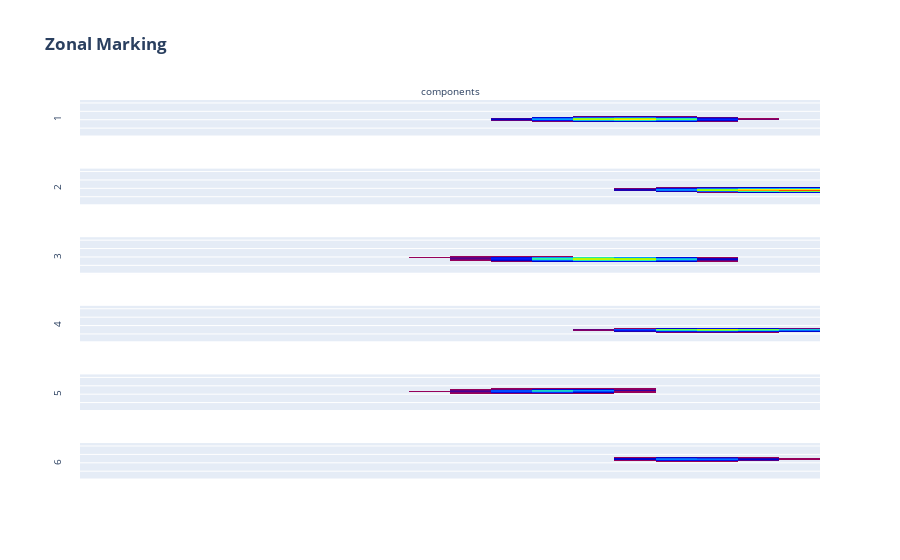

The notebook cell this image was saved under:
### Code cell
import plotly.subplots as sp
import plotly.graph_objs as go

h_mat = model.components_
h_mat[h_mat == 0] = 'nan'

position_subplot = sp.make_subplots(
    rows=len(h_mat), cols=1, subplot_titles=['components'], shared_xaxes=True, shared_yaxes=True
).update_layout(
    title_text=f'<b>{"Zonal Marking"}</b>',
    height=2000
)


def update_axes(heatmap_fig) -> None:
    """
    Perform standard modifications on heatmaps figure axes:
    - hide x-axis
    - revere y-axis (0 is on top in Wyscout) and hide tick labels
    - reduce annotations size

    Args:
        heatmap_fig (plotly.graph_objs.Figure): plotly heatmap figure

    Returns:
        None
    """
    heatmap_fig.update_xaxes(visible=False)
    heatmap_fig.update_yaxes(showticklabels=False)
    heatmap_fig.update_annotations(font_size=10)



for role_id, heatmaps in enumerate(h_mat):
    start_index = heatmap_id * (x_bins * y_bins)
    end_index = start_index + (x_bins * y_bins)
    heatmap = heatmaps[start_index:end_index].reshape(y_bins, x_bins)
    heatmap[heatmap < np.nanquantile(h_mat[:, start_index:end_index], 0.5)] = 'nan'
    trace = go.Heatmap(z=heatmap, colorscale='rainbow', showscale=False,
                       zmin=np.nanquantile(h_mat[:, start_index:end_index], 0.5),
                       zmax=np.nanmax(h_mat[:, start_index:end_index]))
    position_subplot.add_trace(trace, row=role_id + 1, col=1)
    
    # Set axis labels for the first column
    position_subplot.update_yaxes(
        title_text=str(role_id + 1),
        row=role_id + 1, col=1, title_font={'size': 10}
    )

update_axes(position_subplot)
position_subplot

### Figure 1 — Plotly figure (JSON) as saved in the notebook; plotly's stock layout.template omitted (floating-point values rounded to 4 significant figures; data arrays with more than 128 entries replaced by an {"elided": "..."} marker saying what was removed)
{"data": [{"colorscale": [[0, "rgb(150,0,90)"], [0.125, "rgb(0,0,200)"], [0.25, "rgb(0,25,255)"], [0.375, "rgb(0,152,255)"], [0.5, "rgb(44,255,150)"], [0.625, "rgb(151,255,0)"], [0.75, "rgb(255,234,0)"], [0.875, "rgb(255,111,0)"], [1, "rgb(255,0,0)"]], "showscale": false, "type": "heatmap", "xaxis": "x", "yaxis": "y", "z": {"elided": "44x18 float values"}, "zmax": 0.4182, "zmin": 0.03247}, {"colorscale": [[0, "rgb(150,0,90)"], [0.125, "rgb(0,0,200)"], [0.25, "rgb(0,25,255)"], [0.375, "rgb(0,152,255)"], [0.5, "rgb(44,255,150)"], [0.625, "rgb(151,255,0)"], [0.75, "rgb(255,234,0)"], [0.875, "rgb(255,111,0)"], [1, "rgb(255,0,0)"]], "showscale": false, "type": "heatmap", "xaxis": "x2", "yaxis": "y2", "z": {"elided": "44x18 float values"}, "zmax": 0.4182, "zmin": 0.03846}, {"colorscale": [[0, "rgb(150,0,90)"], [0.125, "rgb(0,0,200)"], [0.25, "rgb(0,25,255)"], [0.375, "rgb(0,152,255)"], [0.5, "rgb(44,255,150)"], [0.625, "rgb(151,255,0)"], [0.75, "rgb(255,234,0)"], [0.875, "rgb(255,111,0)"], [1, "rgb(255,0,0)"]], "showscale": false, "type": "heatmap", "xaxis": "x3", "yaxis": "y3", "z": {"elided": "44x18 float values"}, "zmax": 0.4182, "zmin": 0.06033}, {"colorscale": [[0, "rgb(150,0,90)"], [0.125, "rgb(0,0,200)"], [0.25, "rgb(0,25,255)"], [0.375, "rgb(0,152,255)"], [0.5, "rgb(44,255,150)"], [0.625, "rgb(151,255,0)"], [0.75, "rgb(255,234,0)"], [0.875, "rgb(255,111,0)"], [1, "rgb(255,0,0)"]], "showscale": false, "type": "heatmap", "xaxis": "x4", "yaxis": "y4", "z": {"elided": "44x18 float values"}, "zmax": 0.4182, "zmin": 0.07079}, {"colorscale": [[0, "rgb(150,0,90)"], [0.125, "rgb(0,0,200)"], [0.25, "rgb(0,25,255)"], [0.375, "rgb(0,152,255)"], [0.5, "rgb(44,255,150)"], [0.625, "rgb(151,255,0)"], [0.75, "rgb(255,234,0)"], [0.875, "rgb(255,111,0)"], [1, "rgb(255,0,0)"]], "showscale": false, "type": "heatmap", "xaxis": "x5", "yaxis": "y5", "z": {"elided": "44x18 float values"}, "zmax": 0.4182, "zmin": 0.1176}, {"colorscale": [[0, "rgb(150,0,90)"], [0.125, "rgb(0,0,200)"], [0.25, "rgb(0,25,255)"], [0.375, "rgb(0,152,255)"], [0.5, "rgb(44,255,150)"], [0.625, "rgb(151,255,0)"], [0.75, "rgb(255,234,0)"], [0.875, "rgb(255,111,0)"], [1, "rgb(255,0,0)"]], "showscale": false, "type": "heatmap", "xaxis": "x6", "yaxis": "y6", "z": {"elided": "44x18 float values"}, "zmax": 0.4182, "zmin": 0.1396}], "layout": {"annotations": [{"font": {"size": 10}, "showarrow": false, "text": "components", "x": 0.5, "xanchor": "center", "xref": "paper", "y": 1.0, "yanchor": "bottom", "yref": "paper"}], "autosize": true, "title": {"text": "<b>Zonal Marking</b>"}, "xaxis": {"anchor": "y", "autorange": true, "domain": [0, 1], "matches": "x6", "range": [-0.5, 17.5], "showticklabels": false, "visible": false}, "xaxis2": {"anchor": "y2", "autorange": true, "domain": [0, 1], "matches": "x6", "range": [-0.5, 17.5], "showticklabels": false, "visible": false}, "xaxis3": {"anchor": "y3", "autorange": true, "domain": [0, 1], "matches": "x6", "range": [-0.5, 17.5], "showticklabels": false, "visible": false}, "xaxis4": {"anchor": "y4", "autorange": true, "domain": [0, 1], "matches": "x6", "range": [-0.5, 17.5], "showticklabels": false, "visible": false}, "xaxis5": {"anchor": "y5", "autorange": true, "domain": [0, 1], "matches": "x6", "range": [-0.5, 17.5], "showticklabels": false, "visible": false}, "xaxis6": {"anchor": "y6", "autorange": true, "domain": [0, 1], "range": [-0.5, 17.5], "visible": false}, "yaxis": {"anchor": "x", "autorange": true, "domain": [0.9028, 1.0], "range": [-0.5, 43.5], "showticklabels": false, "title": {"font": {"size": 10}, "text": "1"}}, "yaxis2": {"anchor": "x2", "autorange": true, "domain": [0.7222, 0.8194], "range": [-0.5, 43.5], "showticklabels": false, "title": {"font": {"size": 10}, "text": "2"}}, "yaxis3": {"anchor": "x3", "autorange": true, "domain": [0.5417, 0.6389], "range": [-0.5, 43.5], "showticklabels": false, "title": {"font": {"size": 10}, "text": "3"}}, "yaxis4": {"anchor": "x4", "autorange": true, "domain": [0.3611, 0.4583], "range": [-0.5, 43.5], "showticklabels": false, "title": {"font": {"size": 10}, "text": "4"}}, "yaxis5": {"anchor": "x5", "autorange": true, "domain": [0.1806, 0.2778], "range": [-0.5, 43.5], "showticklabels": false, "title": {"font": {"size": 10}, "text": "5"}}, "yaxis6": {"anchor": "x6", "autorange": true, "domain": [0, 0.09722], "range": [-0.5, 43.5], "showticklabels": false, "title": {"font": {"size": 10}, "text": "6"}}}}
